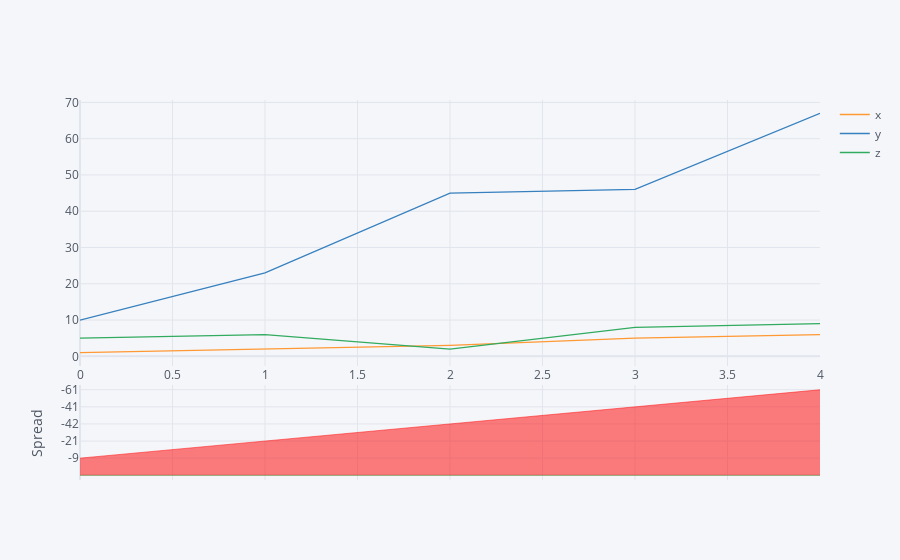

Notebook code for this chart:
### Code cell
df3.iplot(kind='spread')

### Figure 1 — Plotly figure (JSON) as saved in the notebook; plotly's stock layout.template omitted (floating-point values rounded to 4 significant figures)
{"data": [{"line": {"color": "rgba(255, 153, 51, 1.0)", "dash": "solid", "shape": "linear", "width": 1.3}, "mode": "lines", "name": "x", "text": "", "type": "scatter", "x": [0, 1, 2, 3, 4], "y": [1, 2, 3, 5, 6]}, {"line": {"color": "rgba(55, 128, 191, 1.0)", "dash": "solid", "shape": "linear", "width": 1.3}, "mode": "lines", "name": "y", "text": "", "type": "scatter", "x": [0, 1, 2, 3, 4], "y": [10, 23, 45, 46, 67]}, {"line": {"color": "rgba(50, 171, 96, 1.0)", "dash": "solid", "shape": "linear", "width": 1.3}, "mode": "lines", "name": "z", "text": "", "type": "scatter", "x": [0, 1, 2, 3, 4], "y": [5, 6, 2, 8, 9]}, {"connectgaps": false, "fill": "tozeroy", "line": {"color": "green", "dash": "solid", "shape": "linear", "width": 0.5}, "mode": "lines", "name": "Spread", "showlegend": false, "type": "scatter", "x": [0, 1, 2, 3, 4], "xaxis": "x2", "y": ["", "", "", "", ""], "yaxis": "y2"}, {"connectgaps": false, "fill": "tozeroy", "line": {"color": "red", "dash": "solid", "shape": "linear", "width": 0.5}, "mode": "lines", "name": "Spread", "showlegend": false, "type": "scatter", "x": [0, 1, 2, 3, 4], "xaxis": "x2", "y": [-9, -21, -42, -41, -61], "yaxis": "y2"}], "layout": {"hovermode": "x", "legend": {"bgcolor": "#F5F6F9", "font": {"color": "#4D5663"}}, "paper_bgcolor": "#F5F6F9", "plot_bgcolor": "#F5F6F9", "title": {"font": {"color": "#4D5663"}}, "xaxis": {"gridcolor": "#E1E5ED", "showgrid": true, "tickfont": {"color": "#4D5663"}, "title": {"font": {"color": "#4D5663"}, "text": ""}, "zerolinecolor": "#E1E5ED"}, "xaxis2": {"anchor": "y2", "gridcolor": "#E1E5ED", "showgrid": true, "showticklabels": false, "tickfont": {"color": "#4D5663"}, "title": {"font": {"color": "#4D5663"}, "text": ""}, "zerolinecolor": "#E1E5ED"}, "yaxis": {"domain": [0.3, 1], "gridcolor": "#E1E5ED", "showgrid": true, "tickfont": {"color": "#4D5663"}, "title": {"font": {"color": "#4D5663"}, "text": ""}, "zerolinecolor": "#E1E5ED"}, "yaxis2": {"domain": [0, 0.25], "gridcolor": "#E1E5ED", "showgrid": true, "tickfont": {"color": "#4D5663"}, "title": {"font": {"color": "#4D5663"}, "text": "Spread"}, "zerolinecolor": "#E1E5ED"}}}
